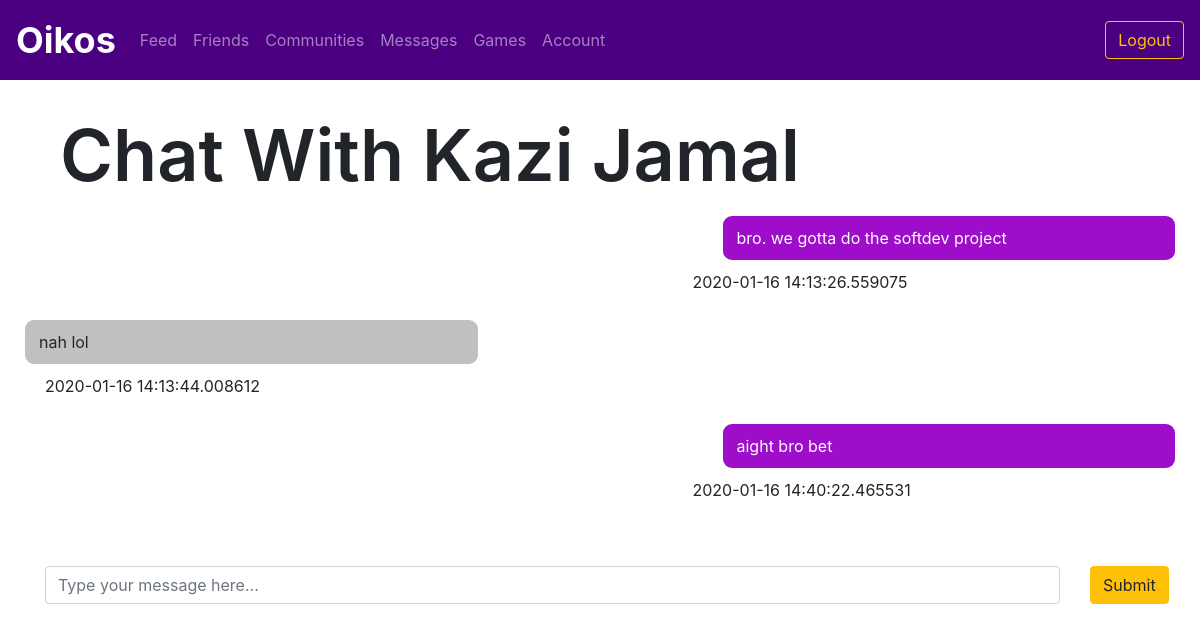
/messages/2 (signed in), run on an earlier commit of the app's database.
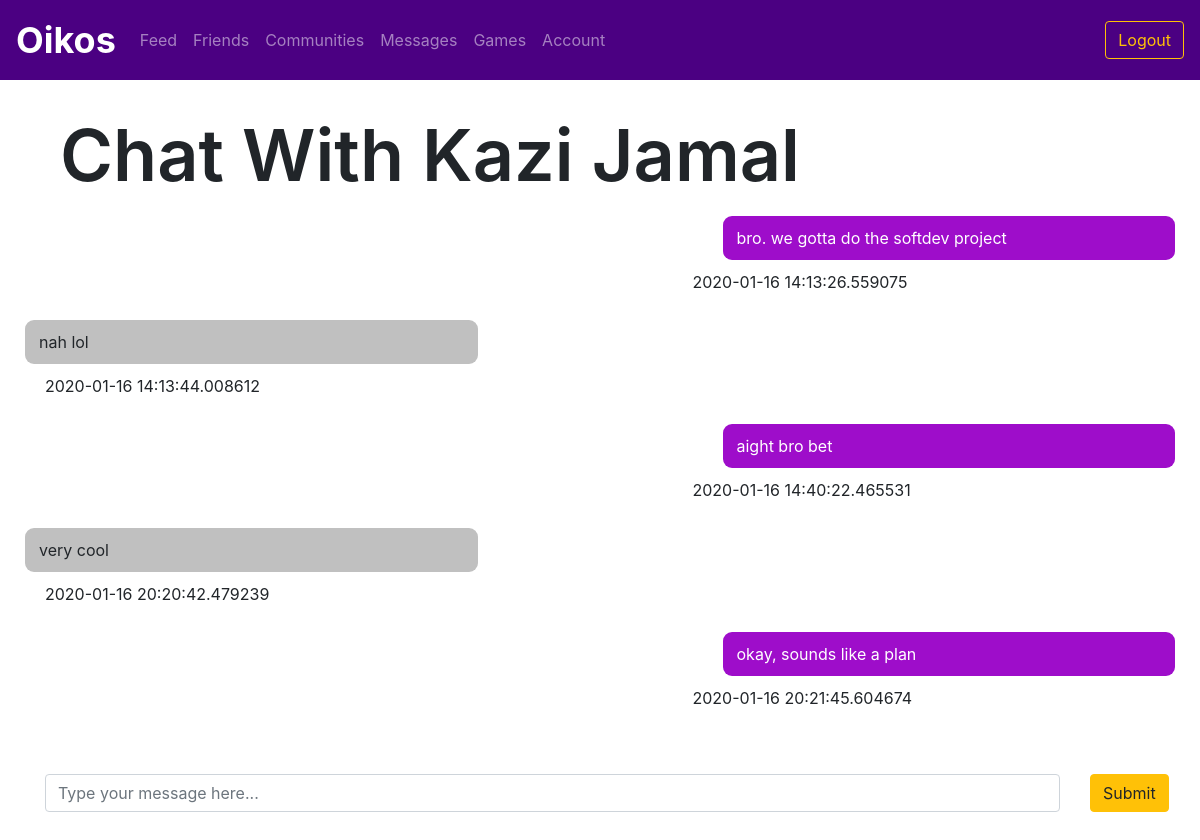
And on a later commit of the database.
### utl/models.py (models this page shows)
class User(db.Model):
    userID = db.Column(db.Integer, primary_key=True)
    email = db.Column(db.Text, unique=True, nullable=False)
    password = db.Column(db.Text, nullable=False)
    firstName = db.Column(db.Text, nullable=False)
    lastName = db.Column(db.Text, nullable=False)
    displayName = db.Column(db.Text, nullable=False)
    grade = db.Column(db.Text, nullable=False)

class Message(db.Model):
    messageID = db.Column(db.Integer, primary_key=True)
    senderID = db.Column(db.Integer, nullable=False)
    receiverID = db.Column(db.Integer, nullable=False)
    content = db.Column(db.Text, nullable=False)
    timestamp = db.Column(db.DateTime, nullable=False, default=datetime.utcnow)

### app.py (the view)
@app.route("/messages/<contactID>")
@login_required
def chat(contactID):
    contact = usersfunctions.getUser(contactID)
    chat = messagesfunctions.getMessages(session['userID'], contactID)
    return render_template("chat.html", userID = session['userID'], contact=contact, messages=chat)

### app.py (called while the page is built)
def login_required(f):
    @wraps(f)
    def decorated_function(*args, **kwargs):
        if "userID" not in session:
            return redirect(url_for('login'))
        return f(*args, **kwargs)
    return decorated_function

### utl/messages.py (called while the page is built)
def getMessages(userID, contactID):
    messages = Message.query.filter(((Message.senderID==userID) & (Message.receiverID==contactID)) | ((Message.senderID==contactID) & (Message.receiverID==userID))).order_by(Message.timestamp.asc())
    return messages

### utl/users.py (called while the page is built)
def getUser(userID):
    user = User.query.filter_by(userID=userID).first()
    return user

### templates/chat.html (shortened to what this page needs)
{% extends "logbase.html" %}
{% block body %}
    <div class="content">
        <h1 class="display-3" style="font-weight: 600; padding-left: 5vw; padding-top: 5vh;">Chat With {{ contact.displayName }}</h1>
    </div>
    <div class="container">
        <div class="chat-panel">
            {% for message in messages %}
                {% if message.senderID == userID %}
                    <div class="row no-gutters">
                        <div class="col-md-5 offset-md-7">
                            <div class="chat-bubble-right">
                                {{ message.content }}
                            </div>
                            <p>{{ message.timestamp }}</p>
                        </div>
                    </div>
                {% else %}
                    <div class="row no-gutters">
                        <div class="col-md-5">
                            <div class="chat-bubble-left">
                                {{ message.content }}
                            </div>
                            <p>{{ message.timestamp }}</p>
                        </div>
                    </div>
                {% endif %}
            {% endfor %}
          </div>
        </div>
    <div class="container my-5">
        <form action="/sendmessage/{{ contact.userID }}" method="POST">
            <div class="row">
                <div class="col-md-11">
                    <input name="content" type="text" class="form-control" id="content" aria-describedby="content" placeholder="Type your message here..." autofocus required>
                </div>
                <div class="col-md-1">
                    <button type="submit" class="btn btn-warning">Submit</button>
                </div>
            </div>
        </form>
    </div>
{% endblock %}

### templates/logbase.html
{% extends "base.html" %}
{% block profile %}
<li class="nav-item">
    <a class="nav-item nav-link" href="/feed">Feed</a></li>
<li class="nav-item">
    <a class="nav-item nav-link" href="/friends">Friends</a></li>
<li class="nav-item">
    <a class="nav-item nav-link" href="/communities">Communities</a></li>
<li class="nav-item">
    <a class="nav-item nav-link" href="/messages">Messages</a></li>
<li class="nav-item">
    <a class="nav-item nav-link" href="/game">Games</a></li>
<li class="nav-item">
    <a class="nav-item nav-link" href="/me">Account</a></li>
{% endblock %}
{% block loginoptions %}
<form class="form-inline my-2 my-lg-0" action="/logout">
    <button class="btn btn-outline-warning my-2 my-sm-0" type="submit">Logout</button>
</form>
{% endblock %}

### templates/base.html (shortened to what this page needs)
<!DOCTYPE html>
  <html>
  <head>
    <link rel="stylesheet" href="https://stackpath.bootstrapcdn.com/bootstrap/4.4.1/css/bootstrap.min.css"
>
    <link rel="stylesheet" href="{{ url_for('static', filename='css/style.css') }}">
  </head>
  <body>
      <header>
        <nav class="navbar fixed-top navbar-expand-lg navbar-dark bg-primary">
        <a class="navbar-brand" href="/dashboard"><b>Oikos</b></a>
        <div class="collapse navbar-collapse" id="navbarContent">
          <ul class="navbar-nav mr-auto">
            {% block profile %}{% endblock %}
          </ul>
          {% block loginoptions %} {% endblock %}
        </div>
    </nav>
    <br>
    <br>
    <br>
</header>
    {% block body %} {% endblock %}
  </body>
</html>

### static/css/style.css (style rules this page uses)
.bg-primary { background-color: indigo !important; }
.nav-item { color: white; }
.navbar .navbar-brand { font-size: 36px; }
.chat-bubble-left { padding: 10px 14px; background: silver; margin: 10px 30px; border-radius: 9px; position: relative; left: 0; margin-left: -20px; }
.chat-bubble-right { padding: 10px 14px; background: rgb(158, 13, 202); color: white; margin: 10px 30px; border-radius: 9px; position: relative; right: 0; margin-right: -20px; }

What changed in the data, as far as the page shows it:
added Message: content "very cool", timestamp "2020-01-16 20:20:42.479239"
added Message: content "okay, sounds like a plan", timestamp "2020-01-16 20:21:45.604674"
